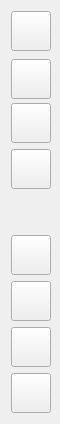
     <widget class="QFrame" name="collapse">
      <property name="minimumSize">
       <size>
        <width>60</width>
        <height>0</height>
       </size>
      </property>
      <property name="maximumSize">
       <size>
        <width>60</width>
        <height>16777215</height>
       </size>
      </property>
      <property name="frameShape">
       <enum>QFrame::Shape::Panel</enum>
      </property>
      <property name="frameShadow">
       <enum>QFrame::Shadow::Plain</enum>
      </property>
      <property name="lineWidth">
       <number>0</number>
      </property>
      <layout class="QVBoxLayout" name="verticalLayout_3">
       <item>
        <widget class="QPushButton" name="menu_collapse">
         <property name="minimumSize">
          <size>
           <width>40</width>
           <height>40</height>
          </size>
         </property>
         <property name="maximumSize">
          <size>
           <width>40</width>
           <height>40</height>
          </size>
         </property>
         <property name="cursor">
          <cursorShape>ArrowCursor</cursorShape>
         </property>
         <property name="focusPolicy">
          <enum>Qt::FocusPolicy::NoFocus</enum>
         </property>
         <property name="text">
          <string/>
         </property>
         <property name="icon">
          <iconset resource="Resources.qrc">
           <normaloff>:/icons/Icons/menu.ico</normaloff>:/icons/Icons/menu.ico</iconset>
         </property>
         <property name="iconSize">
          <size>
           <width>28</width>
           <height>28</height>
          </size>
         </property>
         <property name="checkable">
          <bool>false</bool>
         </property>
         <property name="autoExclusive">
          <bool>true</bool>
         </property>
        </widget>
       </item>
       <item>
        <widget class="QPushButton" name="home_collapse">
         <property name="minimumSize">
          <size>
           <width>40</width>
           <height>40</height>
          </size>
         </property>
         <property name="maximumSize">
          <size>
           <width>35</width>
           <height>35</height>
          </size>
         </property>
         <property name="cursor">
          <cursorShape>PointingHandCursor</cursorShape>
         </property>
         <property name="focusPolicy">
          <enum>Qt::FocusPolicy::NoFocus</enum>
         </property>
         <property name="text">
          <string/>
         </property>
         <property name="icon">
          <iconset resource="Resources.qrc">
           <normaloff>:/icons/Icons/home.png</normaloff>
           <normalon>:/icons/Icons/home_checked.png</normalon>:/icons/Icons/home.png</iconset>
         </property>
         <property name="iconSize">
          <size>
           <width>28</width>
           <height>28</height>
          </size>
         </property>
         <property name="checkable">
          <bool>true</bool>
         </property>
         <property name="autoExclusive">
          <bool>true</bool>
         </property>
        </widget>
       </item>
       <item>
        <widget class="QPushButton" name="feedback_collapse">
         <property name="minimumSize">
          <size>
           <width>40</width>
           <height>40</height>
          </size>
         </property>
         <property name="maximumSize">
          <size>
           <width>40</width>
           <height>40</height>
          </size>
         </property>
         <property name="cursor">
          <cursorShape>PointingHandCursor</cursorShape>
         </property>
         <property name="focusPolicy">
          <enum>Qt::FocusPolicy::NoFocus</enum>
         </property>
         <property name="text">
          <string/>
         </property>
         <property name="icon">
          <iconset resource="Resources.qrc">
           <normaloff>:/icons/Icons/feedback.png</normaloff>
           <normalon>:/icons/Icons/feedback_checked.png</normalon>:/icons/Icons/feedback.png</iconset>
         </property>
         <property name="iconSize">
          <size>
           <width>28</width>
           <height>28</height>
          </size>
         </property>
         <property name="checkable">
          <bool>true</bool>
         </property>
         <property name="autoExclusive">
          <bool>true</bool>
         </property>
        </widget>
       </item>
       <item>
        <widget class="QPushButton" name="history_collapse">
         <property name="minimumSize">
          <size>
           <width>40</width>
           <height>40</height>
          </size>
         </property>
         <property name="maximumSize">
          <size>
           <width>40</width>
           <height>40</height>
          </size>
         </property>
         <property name="cursor">
          <cursorShape>PointingHandCursor</cursorShape>
         </property>
         <property name="focusPolicy">
          <enum>Qt::FocusPolicy::NoFocus</enum>
         </property>
         <property name="text">
          <string/>
         </property>
         <property name="icon">
          <iconset resource="Resources.qrc">
           <normaloff>:/icons/Icons/history.png</normaloff>
           <normalon>:/icons/Icons/history_checked.png</normalon>:/icons/Icons/history.png</iconset>
         </property>
         <property name="iconSize">
          <size>
           <width>28</width>
           <height>28</height>
          </size>
         </property>
         <property name="checkable">
          <bool>true</bool>
         </property>
         <property name="autoExclusive">
          <bool>true</bool>
         </property>
        </widget>
       </item>
       <item>
        <spacer name="verticalSpacer">
         <property name="orientation">
          <enum>Qt::Orientation::Vertical</enum>
         </property>
         <property name="sizeHint" stdset="0">
          <size>
           <width>20</width>
           <height>40</height>
          </size>
         </property>
        </spacer>
       </item>
       <item>
        <widget class="QPushButton" name="license_cred_collapse">
         <property name="minimumSize">
          <size>
           <width>40</width>
           <height>40</height>
          </size>
         </property>
         <property name="maximumSize">
          <size>
           <width>40</width>
           <height>40</height>
          </size>
         </property>
         <property name="cursor">
          <cursorShape>PointingHandCursor</cursorShape>
         </property>
         <property name="focusPolicy">
          <enum>Qt::FocusPolicy::NoFocus</enum>
         </property>
         <property name="text">
          <string/>
         </property>
         <property name="icon">
          <iconset resource="Resources.qrc">
           <normaloff>:/icons/Icons/license.png</normaloff>
           <normalon>:/icons/Icons/license_checked.png</normalon>:/icons/Icons/license.png</iconset>
         </property>
         <property name="iconSize">
          <size>
           <width>28</width>
           <height>28</height>
          </size>
         </property>
         <property name="checkable">
          <bool>true</bool>
         </property>
         <property name="autoExclusive">
          <bool>true</bool>
         </property>
        </widget>
       </item>
       <item>
        <widget class="QPushButton" name="settings_collapse">
         <property name="minimumSize">
          <size>
           <width>40</width>
           <height>40</height>
          </size>
         </property>
         <property name="maximumSize">
          <size>
           <width>40</width>
           <height>40</height>
          </size>
         </property>
         <property name="cursor">
          <cursorShape>PointingHandCursor</cursorShape>
         </property>
         <property name="focusPolicy">
          <enum>Qt::FocusPolicy::NoFocus</enum>
         </property>
         <property name="text">
          <string/>
         </property>
         <property name="icon">
          <iconset resource="Resources.qrc">
           <normaloff>:/icons/Icons/settings_unchecked.ico</normaloff>
           <normalon>:/icons/Icons/settings_checked.ico</normalon>:/icons/Icons/settings_unchecked.ico</iconset>
         </property>
         <property name="iconSize">
          <size>
           <width>28</width>
           <height>28</height>
          </size>
         </property>
         <property name="checkable">
          <bool>true</bool>
         </property>
         <property name="autoExclusive">
          <bool>true</bool>
         </property>
        </widget>
       </item>
       <item>
        <widget class="QPushButton" name="logout_collapse">
         <property name="minimumSize">
          <size>
           <width>40</width>
           <height>40</height>
          </size>
         </property>
         <property name="maximumSize">
          <size>
           <width>40</width>
           <height>40</height>
          </size>
         </property>
         <property name="cursor">
          <cursorShape>PointingHandCursor</cursorShape>
         </property>
         <property name="focusPolicy">
          <enum>Qt::FocusPolicy::NoFocus</enum>
         </property>
         <property name="text">
          <string/>
         </property>
         <property name="icon">
          <iconset resource="Resources.qrc">
           <normaloff>:/icons/Icons/logout.ico</normaloff>:/icons/Icons/logout.ico</iconset>
         </property>
         <property name="iconSize">
          <size>
           <width>28</width>
           <height>28</height>
          </size>
         </property>
         <property name="checkable">
          <bool>false</bool>
         </property>
         <property name="autoExclusive">
          <bool>false</bool>
         </property>
        </widget>
       </item>
       <item>
        <widget class="QPushButton" name="exit_collapse">
         <property name="minimumSize">
          <size>
           <width>40</width>
           <height>40</height>
          </size>
         </property>
         <property name="maximumSize">
          <size>
           <width>40</width>
           <height>40</height>
          </size>
         </property>
         <property name="cursor">
          <cursorShape>PointingHandCursor</cursorShape>
         </property>
         <property name="focusPolicy">
          <enum>Qt::FocusPolicy::NoFocus</enum>
         </property>
         <property name="text">
          <string/>
         </property>
         <property name="icon">
          <iconset resource="Resources.qrc">
           <normaloff>:/icons/Icons/exit_main.ico</normaloff>:/icons/Icons/exit_main.ico</iconset>
         </property>
         <property name="iconSize">
          <size>
           <width>28</width>
           <height>28</height>
          </size>
         </property>
         <property name="checkable">
          <bool>false</bool>
         </property>
         <property name="autoExclusive">
          <bool>false</bool>
         </property>
        </widget>
       </item>
      </layout>
     </widget>
